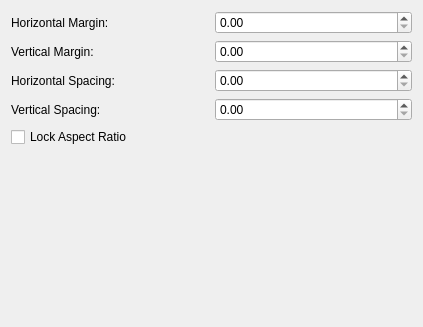
<ui version="4.0" >
 <class>LayoutTab</class>
 <widget class="QWidget" name="LayoutTab" >
  <property name="geometry" >
   <rect>
    <x>0</x>
    <y>0</y>
    <width>419</width>
    <height>327</height>
   </rect>
  </property>
  <property name="windowTitle" >
   <string>Form</string>
  </property>
  <layout class="QVBoxLayout" >
   <item>
    <layout class="QGridLayout" >
     <item row="0" column="0" >
      <widget class="QLabel" name="label_3" >
       <property name="text" >
        <string>Horizontal Margin:</string>
       </property>
      </widget>
     </item>
     <item row="0" column="1" >
      <widget class="QDoubleSpinBox" name="_horMargin" />
     </item>
     <item row="1" column="0" >
      <widget class="QLabel" name="label_4" >
       <property name="text" >
        <string>Vertical Margin:</string>
       </property>
      </widget>
     </item>
     <item row="1" column="1" >
      <widget class="QDoubleSpinBox" name="_verMargin" />
     </item>
     <item row="2" column="0" >
      <widget class="QLabel" name="label_5" >
       <property name="text" >
        <string>Horizontal Spacing:</string>
       </property>
      </widget>
     </item>
     <item row="2" column="1" >
      <widget class="QDoubleSpinBox" name="_horSpacing" />
     </item>
     <item row="3" column="0" >
      <widget class="QLabel" name="label_6" >
       <property name="text" >
        <string>Vertical Spacing:</string>
       </property>
      </widget>
     </item>
     <item row="3" column="1" >
      <widget class="QDoubleSpinBox" name="_verSpacing" />
     </item>
     <item row="4" column="0" colspan="2" >
      <widget class="QCheckBox" name="_lockAspectRatio" >
       <property name="text" >
        <string>Lock Aspect Ratio</string>
       </property>
      </widget>
     </item>
    </layout>
   </item>
   <item>
    <spacer>
     <property name="orientation" >
      <enum>Qt::Vertical</enum>
     </property>
     <property name="sizeHint" >
      <size>
       <width>401</width>
       <height>121</height>
      </size>
     </property>
    </spacer>
   </item>
  </layout>
 </widget>
 <resources/>
 <connections/>
</ui>
